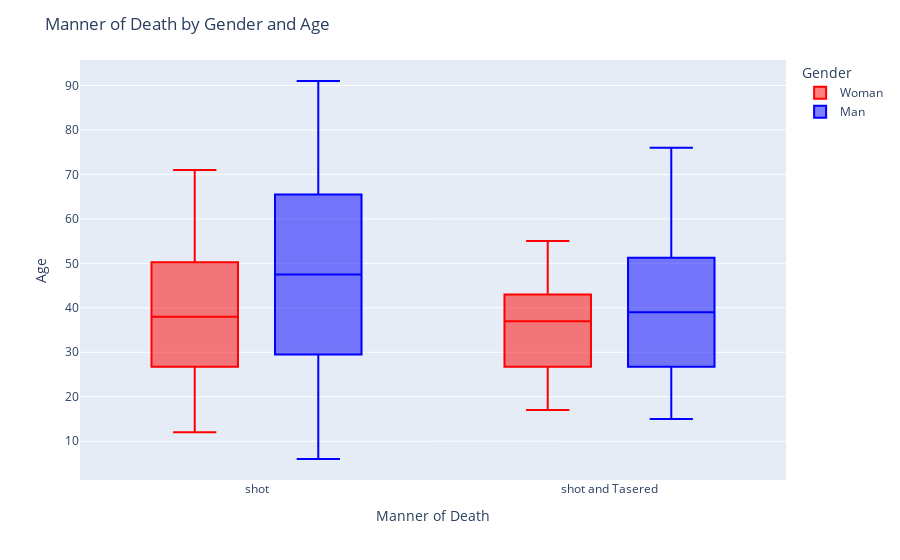

Notebook code cell kept with this figure:
### Code cell
fig = px.box(age_x_manner_of_death, x='manner_of_death', y='age', color='gender', color_discrete_map={'Woman': 'red', 'Man': 'blue'})
fig.update_layout(
    title="Manner of Death by Gender and Age",
    xaxis_title="Manner of Death",
    yaxis_title="Age",
    legend_title="Gender",
)
fig.show()

### Figure 1 — Plotly figure (JSON) as saved in the notebook; plotly's stock layout.template omitted (floating-point values rounded to 4 significant figures)
{"data": [{"alignmentgroup": "True", "hovertemplate": "gender=Woman<br>manner_of_death=%{x}<br>age=%{y}<extra></extra>", "legendgroup": "Woman", "marker": {"color": "red"}, "name": "Woman", "notched": false, "offsetgroup": "Woman", "orientation": "v", "showlegend": true, "type": "box", "x": ["shot", "shot", "shot", "shot", "shot", "shot", "shot", "shot", "shot", "shot", "shot", "shot", "shot", "shot", "shot", "shot", "shot", "shot", "shot", "shot", "shot", "shot", "shot", "shot", "shot", "shot", "shot", "shot", "shot", "shot", "shot and Tasered", "shot", "shot", "shot", "shot and Tasered", "shot", "shot and Tasered", "shot and Tasered", "shot", "shot", "shot", "shot", "shot", "shot and Tasered", "shot", "shot", "shot", "shot", "shot", "shot"], "x0": " ", "xaxis": "x", "y": [25, 50, 24, 27, 31, 40, 46, 17, 21, 23, 26, 28, 36, 37, 38, 53, 29, 30, 32, 34, 35, 39, 41, 43, 44, 45, 55, 62, 12, 16, 17, 18, 20, 22, 30, 33, 37, 39, 42, 48, 49, 51, 54, 55, 56, 59, 60, 61, 66, 71], "y0": " ", "yaxis": "y"}, {"alignmentgroup": "True", "hovertemplate": "gender=Man<br>manner_of_death=%{x}<br>age=%{y}<extra></extra>", "legendgroup": "Man", "marker": {"color": "blue"}, "name": "Man", "notched": false, "offsetgroup": "Man", "orientation": "v", "showlegend": true, "type": "box", "x": ["shot", "shot", "shot", "shot", "shot", "shot", "shot", "shot", "shot", "shot", "shot", "shot", "shot", "shot", "shot", "shot", "shot", "shot", "shot", "shot", "shot", "shot", "shot", "shot", "shot", "shot", "shot", "shot", "shot", "shot", "shot", "shot", "shot", "shot", "shot", "shot", "shot", "shot", "shot", "shot", "shot", "shot", "shot", "shot", "shot", "shot", "shot", "shot", "shot and Tasered", "shot", "shot and Tasered", "shot", "shot and Tasered", "shot and Tasered", "shot and Tasered", "shot and Tasered", "shot", "shot", "shot", "shot and Tasered", "shot", "shot and Tasered", "shot and Tasered", "shot and Tasered", "shot and Tasered", "shot and Tasered", "shot and Tasered", "shot and Tasered", "shot and Tasered", "shot and Tasered", "shot and Tasered", "shot and Tasered", "shot and Tasered", "shot and Tasered", "shot and Tasered", "shot", "shot", "shot", "shot and Tasered", "shot and Tasered", "shot and Tasered", "shot and Tasered", "shot and Tasered", "shot and Tasered", "shot and Tasered", "shot", "shot", "shot and Tasered", "shot and Tasered", "shot and Tasered", "shot and Tasered", "shot and Tasered", "shot and Tasered", "shot and Tasered", "shot", "shot", "shot", "shot", "shot", "shot", "shot", "shot", "shot", "shot", "shot and Tasered", "shot and Tasered", "shot and Tasered", "shot and Tasered", "shot and Tasered", "shot and Tasered", "shot and Tasered", "shot and Tasered", "shot and Tasered", "shot and Tasered", "shot and Tasered", "shot and Tasered", "shot and Tasered", "shot and Tasered", "shot", "shot", "shot"], "x0": " ", "xaxis": "x", "y": [25, 36, 24, 29, 31, 34, 33, 28, 32, 27, 23, 35, 26, 30, 37, 45, 38, 22, 18, 41, 21, 39, 40, 19, 50, 53, 20, 43, 47, 42, 59, 46, 51, 49, 48, 44, 52, 56, 54, 55, 57, 17, 58, 16, 60, 63, 62, 64, 25, 61, 33, 15, 30, 31, 35, 36, 65, 66, 69, 32, 68, 20, 26, 38, 43, 49, 50, 29, 37, 39, 42, 46, 48, 54, 63, 67, 70, 76, 18, 21, 23, 28, 41, 45, 52, 71, 72, 22, 24, 27, 34, 47, 51, 53, 73, 74, 75, 77, 82, 83, 86, 6, 13, 14, 15, 16, 17, 19, 40, 44, 55, 56, 57, 58, 60, 67, 70, 76, 79, 80, 91], "y0": " ", "yaxis": "y"}], "layout": {"boxmode": "group", "legend": {"title": {"text": "Gender"}, "tracegroupgap": 0}, "margin": {"t": 60}, "title": {"text": "Manner of Death by Gender and Age"}, "xaxis": {"anchor": "y", "domain": [0, 1], "title": {"text": "Manner of Death"}}, "yaxis": {"anchor": "x", "domain": [0, 1], "title": {"text": "Age"}}}}
